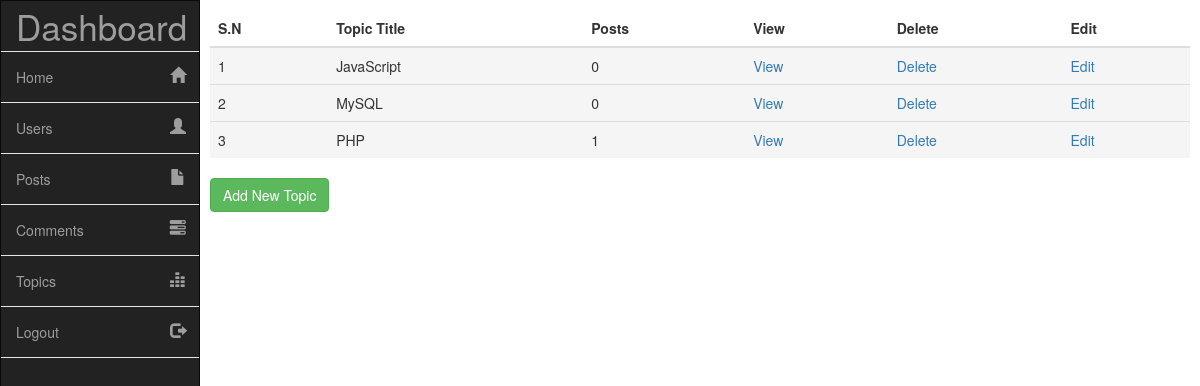
Page /admin/index.php?page=topics (signed in) on the earlier database version.
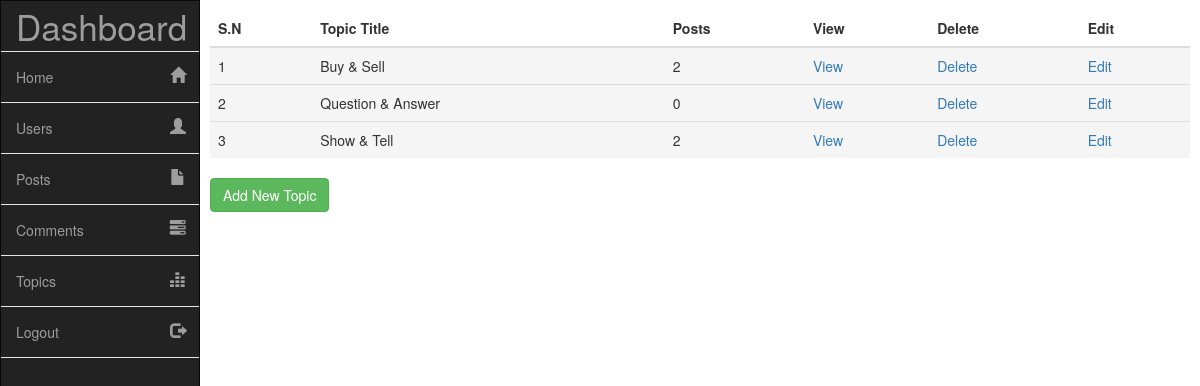
Same page on the later database version.
### tables this page shows
CREATE TABLE `topics` (
  `topic_id` int(11) NOT NULL,
  `topic_title` varchar(100) NOT NULL
);

### admin/topics.php (the view, shortened to what this page needs)
<div class="table-responsive">
	<table class="table">
		<thead>
			<tr>
				<th>S.N</th>
				<th>Topic Title</th>
				<th>Posts</th>
				<th>View</th>
				<th>Delete</th>
				<th>Edit</th>
			</tr>
		</thead>
		<tbody>
			<?php
				$sel_topics = "SELECT * from topics order by 1 DESC";
				$run_topics = mysqli_query( $connection, $sel_topics );
				$i = 0;
				while ( $row_topic = mysqli_fetch_array( $run_topics ) ) {
					$topic_id = $row_topic['topic_id'];
					$topic_title = $row_topic['topic_title'];
					$i++;
					$sel_posts = "SELECT * from posts where topic_id='$topic_id'";
					$run_posts = mysqli_query( $connection, $sel_posts );
					$total_posts = mysqli_num_rows( $run_posts );
					$output  = "<tr class='active'>";
					$output .= "<td>$i</td>";
					$output .= "<td>$topic_title</td>";
					$output .= "<td>$total_posts</td>";
					$output .= "<td><a href='../topic.php?topic=$topic_id' target='blank'>View</a></td>";
					$output .= "<td><a href='delete_topic.php?topic_id=$topic_id'>Delete</a></td>";
					$output .= "<td><a href='edit_topic.php?topic_id=$topic_id'>Edit</a></td>";
					$output .= "</tr>";
					echo $output;
				}
			?>
		</tbody>
	</table>
</div>
<div class="add-category">
	<div class="clearfix">
		<a href="index.php?page=topics&newtopic" class="btn btn-success">Add New Topic</a>
	</div>
</div>

### admin/index.php (shortened to what this page needs)
<?php
	include ( "../includes/connection.php" );
	include ( "../functions/functions.php" );
	if ( !isset( $_SESSION['admin_email'] ) ) {
		header( "location: login.php" );
	}else {
?>
<?php include( "header.php" ); ?>
	<?php
        if ( isset( $_GET['page'] ) ) {
			$page = $_GET['page'];
        }else {
        	$page = '';
        }
        switch ( $page ) {
            case 'topics':
                include "topics.php";
            break;
        }
	?>
<?php include( "footer.php" ); ?>
<?php } ?>

### admin/header.php (shortened to what this page needs)
<!DOCTYPE html>
<html lang="">
	<head>
		<link rel="stylesheet" href="../assets/css/bootstrap.css">
		<link rel="stylesheet" href="assets/css/main.css">
	</head>
	<body>
		<nav class="navbar navbar-inverse sidebar" role="navigation">
		    <div class="container-fluid">
				<div class="navbar-header">
					<a class="navbar-brand" href="index.php?page=users">Dashboard</a>
				</div>
				<div class="collapse navbar-collapse" id="bs-sidebar-navbar-collapse-1">
					<ul class="nav navbar-nav">
						<li><a href="../index.php" target="blank">Home<span style="font-size:16px;" class="pull-right hidden-xs showopacity glyphicon glyphicon-home"></span></a></li>
						<li><a href="index.php?page=users">Users<span style="font-size:16px;" class="pull-right hidden-xs showopacity glyphicon glyphicon-user"></span></a></li>
						<li ><a href="index.php?page=posts">Posts<span style="font-size:16px;" class="pull-right hidden-xs showopacity glyphicon glyphicon-file"></span></a></li>
						<li ><a href="index.php?page=comments">Comments<span style="font-size:16px;" class="pull-right hidden-xs showopacity glyphicon glyphicon-tasks"></span></a></li>
						<li ><a href="index.php?page=topics">Topics<span style="font-size:16px;" class="pull-right hidden-xs showopacity glyphicon glyphicon-equalizer"></span></a></li>
						<li ><a href="logout.php">Logout<span style="font-size:16px;" class="pull-right hidden-xs showopacity glyphicon glyphicon-log-out"></span></a></li>
					</ul>
				</div>
			</div>
		</nav>
		<div class="main">

### admin/footer.php (shortened to what this page needs)
</div>
	</body>
</html>

### admin/assets/css/main.css (style rules this page uses)
body, html { height: 100%; }
nav.sidebar.navbar { border-radius: 0px; }
nav.sidebar, .main { -webkit-transition: margin 200ms ease-out; -moz-transition: margin 200ms ease-out; -o-transition: margin 200ms ease-out; transition: margin 200ms ease-out; }
.main { padding: 10px 10px 0 10px; }
.main { position: absolute; width: calc(100% - 40px); margin-left: 40px; float: right; }
nav.sidebar.navbar.sidebar>.container .navbar-brand, .navbar>.container-fluid .navbar-brand { margin-left: 0px; }
nav.sidebar .navbar-brand, nav.sidebar .navbar-header { text-align: center; width: 100%; margin-left: 0px; }
nav.sidebar a { padding-right: 13px; }
nav.sidebar .navbar-nav>li:first-child { border-top: 1px #e5e5e5 solid; }
nav.sidebar .navbar-nav>li { border-bottom: 1px #e5e5e5 solid; }
nav.sidebar .navbar-collapse, nav.sidebar .container-fluid { padding: 0 0px 0 0px; }
nav.sidebar { width: 200px; height: 100%; margin-left: -160px; float: left; z-index: 8000; margin-bottom: 0px; }
nav.sidebar li { width: 100%; }
.main { width: calc(100% - 200px); margin-left: 200px; }
nav.sidebar { margin-left: 0px; float: left; }

Differences in the rows shown:
changed topics: topic_title "JavaScript" → "Buy & Sell"; total_posts "0" → "2"
changed topics: topic_title "MySQL" → "Question & Answer"
changed topics: topic_title "PHP" → "Show & Tell"; total_posts "1" → "2"
